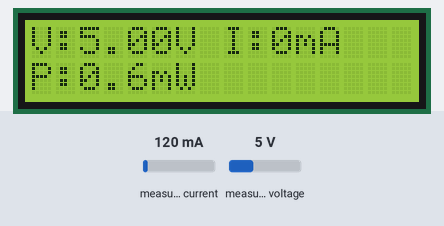
Simulated run of this sketch. Board: ESP32. On the bench: 16×2 character LCD. The inputs (shaded band) are chosen by the test bench; at power-on: measured current 120 mA, measured voltage 5 V. What the sketch prints to the serial monitor is not drawn.

Above: at 2.2 s.
2.3 s: measured current set to 40 mA
At 4.3 s:
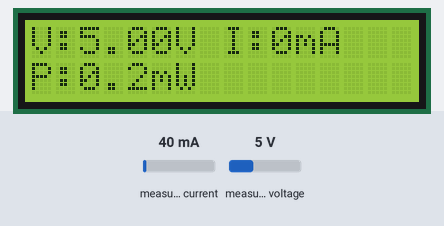
4.6 s: measured voltage set to 0.3 V
At 5.9 s:
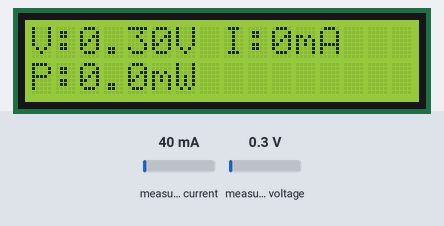
6.7 s: measured current set to 500 mA
At 8.5 s:
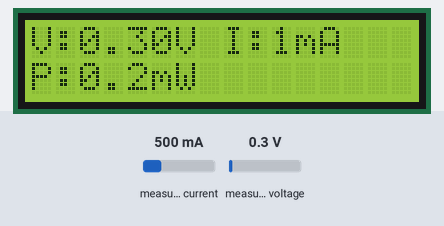
8.8 s: measured voltage set to 3.8 V
At 10.2 s:
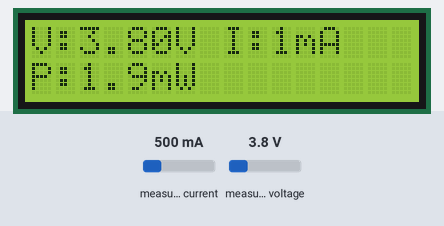
Timing chart, 0 to 11.8 s (numbered marks = the images above; inputs shaded):
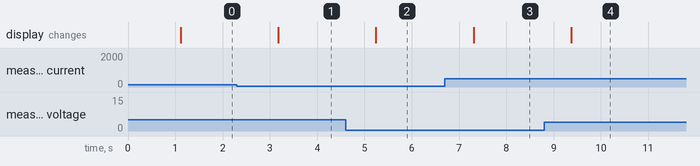

The sketch:

lcd_esp32_ina.ino
```cpp
#include <Wire.h>
#include <INA226.h>
#include <DIYables_LCD_I2C.h>

INA226 ina226(0x44);
DIYables_LCD_I2C lcd(0x19, 16, 2);

const float SHUNT_RESISTANCE = 100;  // ohms - must match your actual shunt

void setup() {
  Serial.begin(115200);
  delay(1000);

  Wire.begin(4,13);  // SDA, SCL - shared bus for INA226 + LCD

  lcd.init();
  lcd.backlight();
  lcd.setCursor(0, 0);
  lcd.print("Starting...");

  Serial.println("Starting INA226 test...");

  if (!ina226.begin()) {
    Serial.println("Couldn't find INA226 chip - check wiring!");
    lcd.clear();
    lcd.setCursor(0, 0);
    lcd.print("INA226 not");
    lcd.setCursor(0, 1);
    lcd.print("found!");
    while (1) delay(10);
  }

  bool calOK = ina226.setMaxCurrentShunt(0.8, SHUNT_RESISTANCE);
  Serial.print("Calibration success: ");
  Serial.println(calOK ? "YES" : "NO");

  lcd.clear();
  Serial.println("Starting readings...\n");
}

void loop() {
  float busVoltage      = ina226.getBusVoltage();          // V
  float shuntVoltage_mV = ina226.getShuntVoltage_mV();     // mV

  // Manual current calc via Ohm's Law (library's getCurrent() was unreliable)
  float current_mA = shuntVoltage_mV / SHUNT_RESISTANCE;   // mV / ohm = mA
  float power_mW   = busVoltage * (current_mA / 1000.0) * 1000.0;

  // ---- Serial output ----
  Serial.print("Bus V: ");
  Serial.print(busVoltage, 3);
  Serial.print(" V \t");
  Serial.print("Current: ");
  Serial.print(current_mA, 2);
  Serial.print(" mA \t");
  Serial.print("Power: ");
  Serial.print(power_mW, 2);
  Serial.println(" mW");

  // ---- LCD output ----
  // Line 1: Voltage and Current
  lcd.setCursor(0, 0);
  lcd.print("V:");
  lcd.print(busVoltage, 2);
  lcd.print("V I:");
  lcd.print(current_mA, 0);
  lcd.print("mA   ");  // trailing spaces to clear leftover chars from longer numbers

  // Line 2: Power
  lcd.setCursor(0, 1);
  lcd.print("P:");
  lcd.print(power_mW, 1);
  lcd.print("mW        ");  // trailing spaces to clear leftover chars

  delay(1000);
}
```

Measured:
- after the input at 2.3 s, the display: changes after 0.88 s (image 1)
- after the input at 4.6 s, the display: changes after 0.64 s (image 2)
- after the input at 6.7 s, the display: changes after 0.61 s (image 3)
- after the input at 8.8 s, the display: changes after 0.57 s (image 4)
